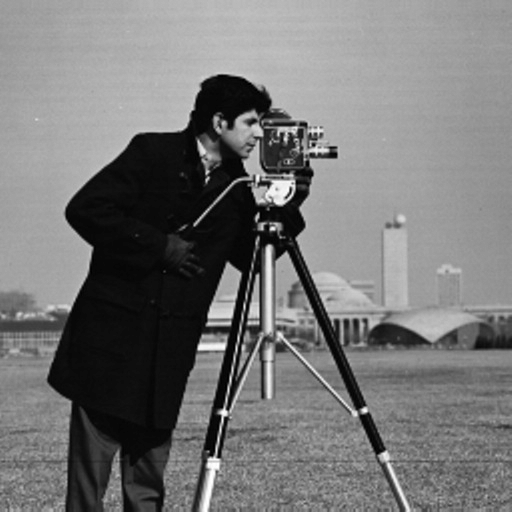
#> input picture asset/cameraman.png, 512 x 512 px
$ jupyter execute --allow-errors minimum_spanning_tree.ipynb
#> lines starting #> are read from the running program, lines starting #| are printed output that depends on the picture
[cell 1]
import sys
sys.path.append("../utils")

import cv2
import numpy as np

import matplotlib.pyplot as plt

#> (the rest of this cell did not finish here and is left out)

[cell 2]
# Load sample image
'''
imsample = np.array([[0, 0, 1, 0, 0],
                     [0, 1, 4, 1, 0],
                     [1, 4, 6, 4, 1],
                     [0, 1, 4, 1, 0],
                     [0, 0, 1, 0, 0]])
'''
imsample = cv2.imread("../asset/cameraman.png")[..., 0].astype(np.float32)
#> imsample: shape (512, 512) float32; min 0, max 255, mean 118
imsample = (imsample - imsample.min())/(imsample.max() - imsample.min())
imsample = imsample[251:271, 251:271]
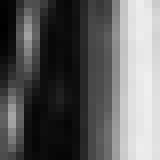
#> imsample: shape (20, 20) float32 (shown 8 times larger); min 0, max 0.937, mean 0.376

# Build undirected/weighted image graph
#> (the rest of this cell did not finish here and is left out)
